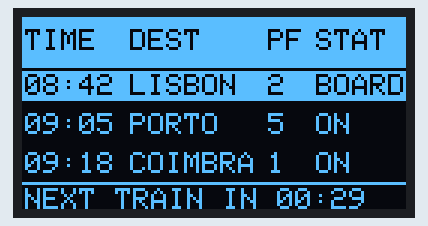
This program was run on a simulated ESP32. Shown: 128×64 one-colour display. What the program prints to the serial monitor is not drawn.

Above: at 0.3 s.
At 4.3 s:
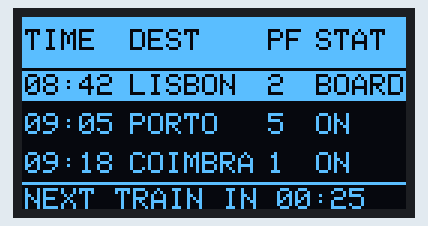
At 8.3 s:
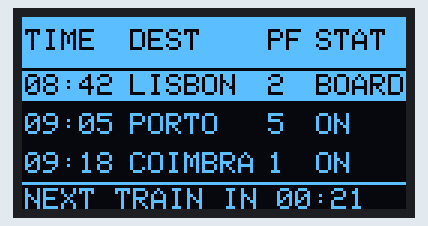
At 19.3 s:
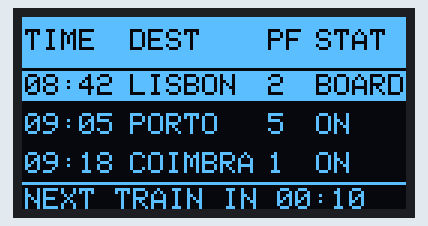
At 29.3 s:
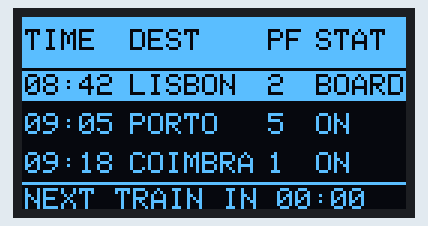
At 38.3 s:
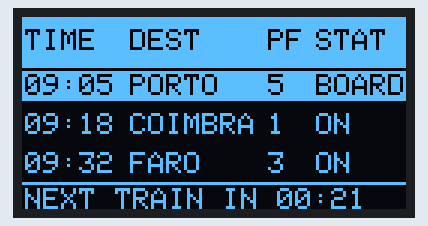

The program:

main.cpp
```cpp
#include <Arduino.h>
#include <Wire.h>
#include <Adafruit_GFX.h>
#include <Adafruit_SSD1306.h>

constexpr uint8_t SDA_PIN = 21;
constexpr uint8_t SCL_PIN = 22;
constexpr int8_t OLED_RESET = -1;
constexpr uint8_t OLED_ADDRESSES[] = {0x3C, 0x3D};
constexpr uint16_t OLED_WIDTH = 128;
constexpr uint16_t OLED_HEIGHT = 64;
constexpr uint32_t DEPARTURE_INTERVAL_MS = 30000;

struct Departure {
  const char *time;
  const char *destination;
  const char *platform;
};

const Departure departures[] = {
  {"08:42", "LISBON", "2"},
  {"09:05", "PORTO", "5"},
  {"09:18", "COIMBRA", "1"},
  {"09:32", "FARO", "3"},
};
constexpr uint8_t DEPARTURE_COUNT = sizeof(departures) / sizeof(departures[0]);

Adafruit_SSD1306 display(OLED_WIDTH, OLED_HEIGHT, &Wire, OLED_RESET);
bool oledReady = false;
uint8_t oledAddress = 0;
uint8_t firstDeparture = 0;
uint32_t departureStartedAt = 0;
uint32_t lastRenderAt = 0;

void drawDepartureRow(uint8_t row, const Departure &departure, bool active) {
  const int16_t y = 18 + row * 13;

  if (active) {
    display.fillRect(0, y, OLED_WIDTH, 10, SSD1306_WHITE);
    display.setTextColor(SSD1306_BLACK);
  } else {
    display.setTextColor(SSD1306_WHITE);
  }

  display.setCursor(1, y + 1);
  display.print(departure.time);
  display.setCursor(36, y + 1);
  display.print(departure.destination);
  display.setCursor(82, y + 1);
  display.print(departure.platform);
  display.setCursor(98, y + 1);
  display.print(active ? "BOARD" : "ON");

  display.setTextColor(SSD1306_WHITE);
}

void drawBoard(uint32_t now) {
  display.clearDisplay();

  // Fill the full 16-row yellow zone with the inverted column header.
  display.fillRect(0, 0, OLED_WIDTH, 16, SSD1306_WHITE);
  display.setTextSize(1);
  display.setTextColor(SSD1306_BLACK);
  display.setCursor(1, 4);
  display.print("TIME");
  display.setCursor(36, 4);
  display.print("DEST");
  display.setCursor(82, 4);
  display.print("PF");
  display.setCursor(98, 4);
  display.print("STAT");

  display.setTextColor(SSD1306_WHITE);
  display.drawFastHLine(0, 16, OLED_WIDTH, SSD1306_WHITE);

  for (uint8_t row = 0; row < 3; ++row) {
    const uint8_t index = (firstDeparture + row) % DEPARTURE_COUNT;
    drawDepartureRow(row, departures[index], row == 0);
  }

  display.drawFastHLine(0, 55, OLED_WIDTH, SSD1306_WHITE);
  const uint32_t elapsed = now - departureStartedAt;
  const uint8_t secondsLeft = (DEPARTURE_INTERVAL_MS - elapsed) / 1000;
  display.setCursor(1, 57);
  display.print("NEXT TRAIN IN 00:");
  if (secondsLeft < 10) display.print('0');
  display.print(secondsLeft);
  display.display();
}

void setup() {
  Serial.begin(115200);
  Wire.begin(SDA_PIN, SCL_PIN);

  for (uint8_t address : OLED_ADDRESSES) {
    if (display.begin(SSD1306_SWITCHCAPVCC, address)) {
      oledReady = true;
      oledAddress = address;
      break;
    }
  }

  if (!oledReady) {
    Serial.println("SSD1306 OLED not found at 0x3C or 0x3D. Check wiring/address.");
    return;
  }

  Serial.printf("Train departure board ready at 0x%02X\n", oledAddress);
  departureStartedAt = millis();
}

void loop() {
  if (!oledReady) {
    delay(1000);
    return;
  }

  const uint32_t now = millis();
  if (now - departureStartedAt >= DEPARTURE_INTERVAL_MS) {
    firstDeparture = (firstDeparture + 1) % DEPARTURE_COUNT;
    departureStartedAt = now;
  }

  if (now - lastRenderAt >= 250) {
    drawBoard(now);
    lastRenderAt = now;
  }
}
```

Measured:
- what the display in image 1 shows lasts 1.0 s, from 4.3 s to 5.3 s
